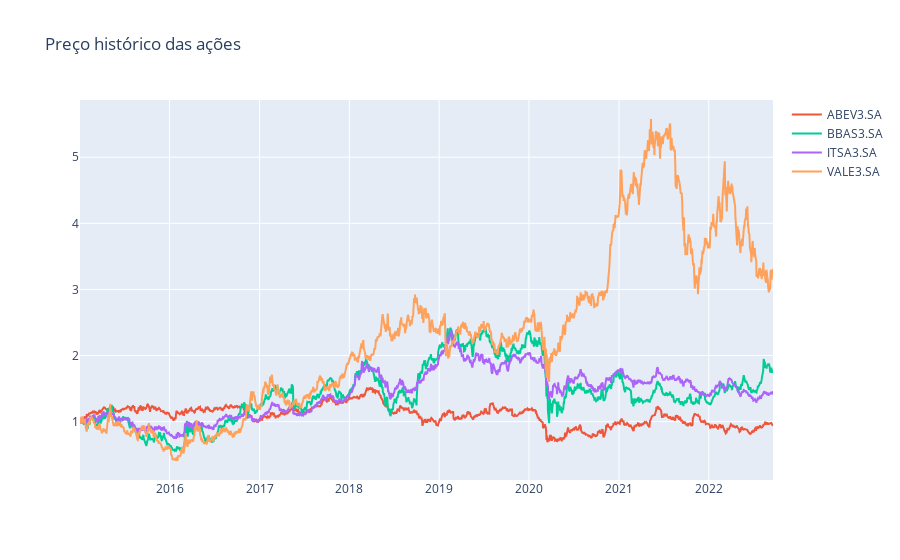

Notebook source saved alongside this figure:
### Markdown cell above
* Se fizer a gravação e importação dos dados em csv, não tera de resetar o indíce !

### Code cell
# Plotando a evolução de rentabilidade histórica.
fig = px.line(title = 'Preço histórico das ações')
for i in acoesn.columns[1:]:
  fig.add_scatter(x = acoesn['Date'], y = acoesn[i], name = i)
fig.show()

### Figure 1 — Plotly figure (JSON) as saved in the notebook; plotly's stock layout.template omitted (floating-point values rounded to 4 significant figures; data arrays with more than 128 entries replaced by an {"elided": "..."} marker saying what was removed)
{"data": [{"hovertemplate": "<extra></extra>", "legendgroup": "", "line": {"color": "#636efa", "dash": "solid"}, "marker": {"symbol": "circle"}, "mode": "lines", "name": "", "orientation": "v", "showlegend": false, "type": "scatter", "xaxis": "x", "yaxis": "y"}, {"name": "ABEV3.SA", "type": "scatter", "x": {"elided": "1918 str values"}, "y": {"elided": "1918 float values"}}, {"name": "BBAS3.SA", "type": "scatter", "x": {"elided": "1918 str values"}, "y": {"elided": "1918 float values"}}, {"name": "ITSA3.SA", "type": "scatter", "x": {"elided": "1918 str values"}, "y": {"elided": "1918 float values"}}, {"name": "VALE3.SA", "type": "scatter", "x": {"elided": "1918 str values"}, "y": {"elided": "1918 float values"}}], "layout": {"legend": {"tracegroupgap": 0}, "title": {"text": "Preço histórico das ações"}, "xaxis": {"anchor": "y", "domain": [0, 1]}, "yaxis": {"anchor": "x", "domain": [0, 1]}}}
